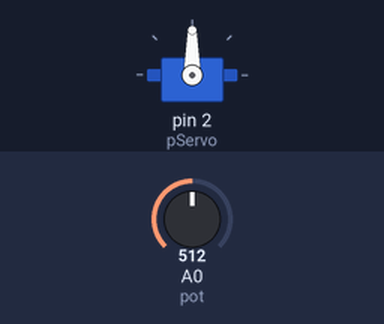
Recording of a sketch running on a simulated Arduino Uno, built with avr-gcc and run on an emulated ATmega328P. On the bench: servo. The inputs (shaded band) are chosen by the test bench; at power-on: A0 (pot) = 512.

Above: at 1.2 s.
1.3 s: A0 (pot) set to 716
At 2.4 s:
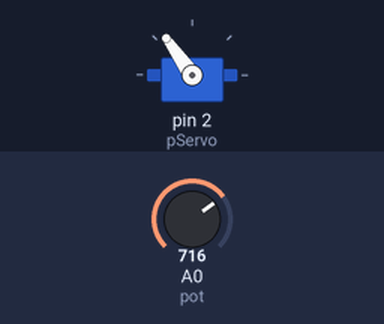
2.8 s: A0 (pot) set to 900
At 3.5 s:
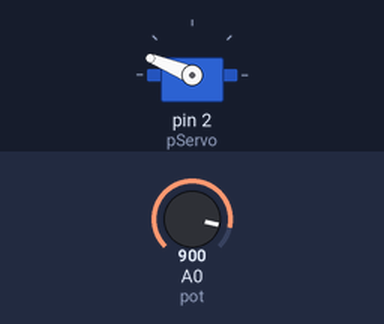
4.3 s: A0 (pot) set to 1023
At 4.7 s:
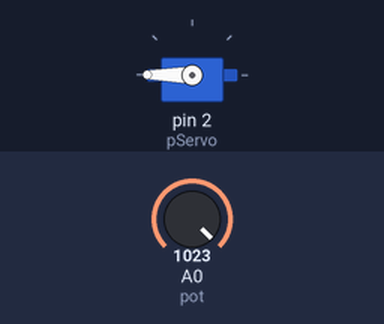
5.8 s: A0 (pot) set to 306
At 7.0 s:
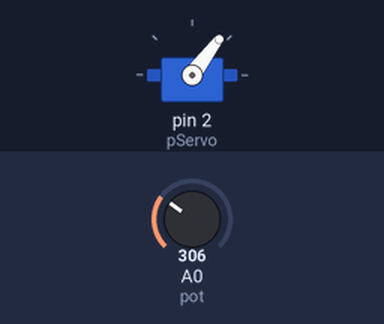
7.3 s: A0 (pot) set to 122
At 8.2 s:
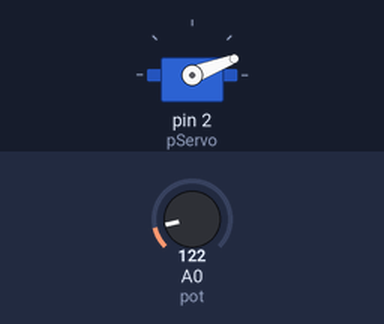
Timing chart, 0 to 9.8 s (numbered marks = the images above; inputs shaded):
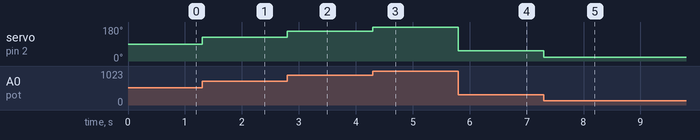

Measured:
- after the input at 1.3 s, servo on pin 2 (pServo): 90° → 125° at once
- after the input at 2.8 s, servo on pin 2 (pServo): 125° → 158° at once
- after the input at 4.3 s, servo on pin 2 (pServo): 158° → 180° at once
- after the input at 5.8 s, servo on pin 2 (pServo): 180° → 53° at once
- after the input at 7.3 s, servo on pin 2 (pServo): 53° → 21° at once

The sketch:

potentiometer.ino
```cpp
#include <Servo.h>
Servo servo;

const int pServo = 2;
const int pot = A0;
int sudut;
int nPot;

void setup() {
  // Serial.begin(9600);
  servo.attach(pServo);
  pinMode(pot, INPUT);
}

void loop() {
  nPot = analogRead(pot);
  sudut = map(nPot,0,1023,0,180);
  servo.write(sudut);
  // Serial.println(sudut);
}
```
